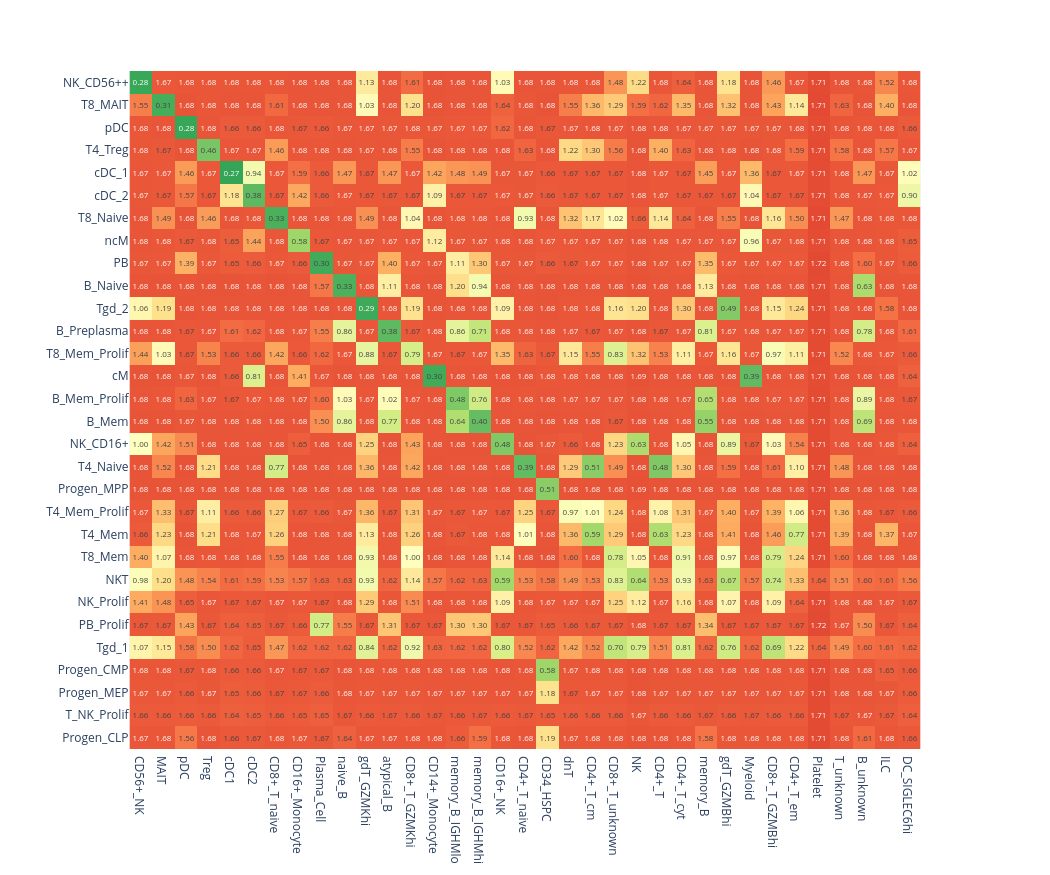

The cell this chart's notebook holds for it:
### Code cell
# Sort cluster distances by mapping scores as well
cluster_distance = cluster_distance.loc[
    cluster_mapping.max(axis=1).sort_values(ascending=False).index.tolist(),
    cluster_mapping.max().sort_values(ascending=False).index.tolist(),
]
fig = plot_cluster_distance(cluster_distance, show=False)
# Interactive plotly plot isn't shown on GitHub
fig

### Figure 1 — Plotly figure (JSON) as saved in the notebook; plotly's stock layout.template omitted (floating-point values rounded to 4 significant figures; data arrays with more than 128 entries replaced by an {"elided": "..."} marker saying what was removed)
{"data": [{"coloraxis": "coloraxis", "hovertemplate": "x: %{x}<br>y: %{y}<br>color: %{z}<extra></extra>", "name": "0", "texttemplate": "%{z:.2f}", "type": "heatmap", "x": ["CD56+_NK", "MAIT", "pDC", "Treg", "cDC1", "cDC2", "CD8+_T_naive", "CD16+_Monocyte", "Plasma_Cell", "naive_B", "gdT_GZMKhi", "atypical_B", "CD8+_T_GZMKhi", "CD14+_Monocyte", "memory_B_IGHMlo", "memory_B_IGHMhi", "CD16+_NK", "CD4+_T_naive", "CD34_HSPC", "dnT", "CD4+_T_cm", "CD8+_T_unknown", "NK", "CD4+_T", "CD4+_T_cyt", "memory_B", "gdT_GZMBhi", "Myeloid", "CD8+_T_GZMBhi", "CD4+_T_em", "Platelet", "T_unknown", "B_unknown", "ILC", "DC_SIGLEC6hi"], "xaxis": "x", "y": ["NK_CD56++", "T8_MAIT", "pDC", "T4_Treg", "cDC_1", "cDC_2", "T8_Naive", "ncM", "PB", "B_Naive", "Tgd_2", "B_Preplasma", "T8_Mem_Prolif", "cM", "B_Mem_Prolif", "B_Mem", "NK_CD16+", "T4_Naive", "Progen_MPP", "T4_Mem_Prolif", "T4_Mem", "T8_Mem", "NKT", "NK_Prolif", "PB_Prolif", "Tgd_1", "Progen_CMP", "Progen_MEP", "T_NK_Prolif", "Progen_CLP"], "yaxis": "y", "z": {"elided": "30x35 float values"}}], "layout": {"autosize": false, "coloraxis": {"cmax": 2, "cmin": 0, "colorscale": [[0, "rgb(0,104,55)"], [0.1, "rgb(26,152,80)"], [0.2, "rgb(102,189,99)"], [0.3, "rgb(166,217,106)"], [0.4, "rgb(217,239,139)"], [0.5, "rgb(255,255,191)"], [0.6, "rgb(254,224,139)"], [0.7, "rgb(253,174,97)"], [0.8, "rgb(244,109,67)"], [0.9, "rgb(215,48,39)"], [1, "rgb(165,0,38)"]], "showscale": false}, "height": 875, "margin": {"t": 60}, "width": 1050, "xaxis": {"anchor": "y", "autorange": true, "constrain": "domain", "domain": [0.05562, 0.9444], "range": [-0.5, 34.5], "scaleanchor": "y", "type": "category"}, "yaxis": {"anchor": "x", "autorange": true, "constrain": "domain", "domain": [0, 1], "range": [29.5, -0.5], "type": "category"}}}
